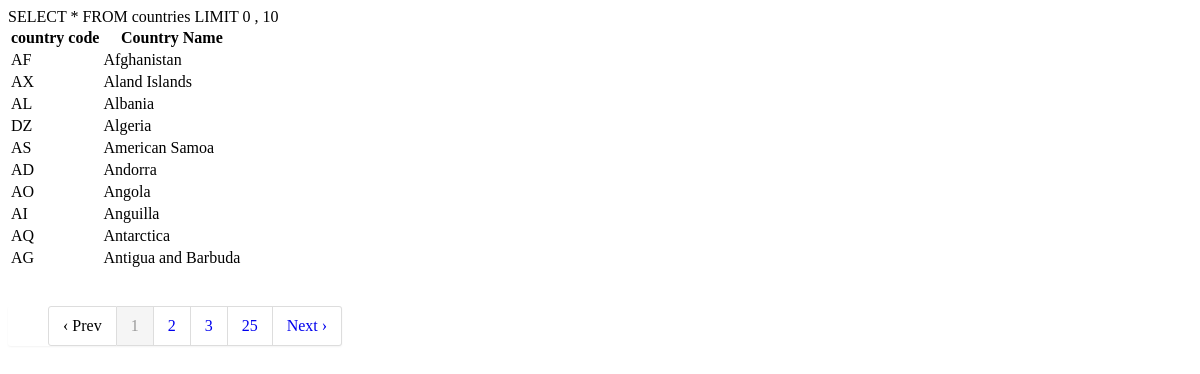
The app's page /page.php with its own data.
### tables this page shows
CREATE TABLE `countries` (
  `ccode` varchar(2) NOT NULL DEFAULT '',
  `country` varchar(200) NOT NULL DEFAULT ''
);

### mysystem/models/MY_Mpage.php (called while the page is built, shortened)
<?php
class MY_Mpage extends base_model{
    public function countCountries(){
        $sql="SELECT count(*) FROM countries";
        $sth=$this->query($sql);
        return $sth->fetchColumn();
    }
    public function allCountries($start,$per_page){
        $sql="SELECT * FROM countries LIMIT $start , $per_page";
        $sth=$this->query($sql);
        $sth->setFetchMode(PDO::FETCH_OBJ);
        return $sth->fetchAll();
    }
}
?>

### page.php (the view, shortened to what this page needs)
<!DOCTYPE html>
<html>
<head>
</head>
<body>
<?php
    $page = isset($_GET['page']) ? $_GET['page'] : 0;
    $per_page = 10;
    $reload = basename($_SERVER['PHP_SELF'],".php");
	$pageHandle=new MY_Mpage();
    $total_results=$pageHandle->countCountries();
    $paginateHandle=new CP_Lpagination();
    list($show_page,$tpages,$total_pages,$start,$end)= $paginateHandle->paginate_data($page,$total_results, $per_page);
    echo "<table class='table table-bordered'>";
	echo "<thead><tr><th>country code</th> <th>Country Name</th></tr></thead>";
	$allCountries=$pageHandle->allCountries($start,$per_page);
	foreach ($allCountries as $val) {
            echo '<tr>';
            echo '<td>' .$val->ccode. '</td>';
            echo '<td>' .$val->country. '</td>';
            echo "</tr>";
        }
    echo "</table>";
    if ($total_pages > 1) {
        $pagemenu=$paginateHandle->paginate($reload, $show_page, $total_pages,$get = false);
        echo $pagemenu;
    }
?>
</body>
</html>

### system/CP_Libraries/CP_Lpagination.php (shortened to what this page needs)
<?php
    class CP_Lpagination {
        public function paginate_data($page,$total_results, $per_page) {
            if ($page) {
                $show_page = $page;
            }else{
                $show_page=1;
            }
            $total_pages = ceil($total_results / $per_page);
            if ($show_page > 0 && $show_page <= $total_pages) {
                $start = ($show_page - 1) * $per_page;
                $end = $start + $per_page;
            } else {
                $start = 0;
                $end = $per_page;
            }
            $tpages=$total_pages;
            return array($show_page,$tpages,$total_pages,$start,$end);
        }
        public function paginate($reload, $page, $tpages, $get = false) {
            $delimiter = $get ? '&' : '?';
            $adjacents = 2;
            $prevlabel = "&lsaquo; Prev";
            $nextlabel = "Next &rsaquo;";
            $out ="<style type='text/css'>
            .pagination {
                height: 40px;
                margin: 20px 0
            }
            .pagination ul {
                display: inline-block;
                *display: inline;
                margin-bottom: 0;
                margin-left: 0;
                -webkit-border-radius: 3px;
                -moz-border-radius: 3px;
                border-radius: 3px;
                *zoom: 1;
                -webkit-box-shadow: 0 1px 2px rgba(0, 0, 0, 0.05);
                -moz-box-shadow: 0 1px 2px rgba(0, 0, 0, 0.05);
                box-shadow: 0 1px 2px rgba(0, 0, 0, 0.05)
            }
            .pagination li {
                display: inline
            }
            .pagination a,
            .pagination span {
                float: left;
                padding: 0 14px;
                line-height: 38px;
                text-decoration: none;
                background-color: #fff;
                border: 1px solid #ddd;
                border-left-width: 0
            }
            .pagination a:hover,
            .pagination .active a,
            .pagination .active span {
                background-color: #f5f5f5
            }
            .pagination .active a,
            .pagination .active span {
                color: #999;
                cursor: default
            }
            .pagination .disabled span,
            .pagination .disabled a,
            .pagination .disabled a:hover {
                color: #999;
                cursor: default;
                background-color: transparent
            }
            .pagination li:first-child a,
            .pagination li:first-child span {
                border-left-width: 1px;
                -webkit-border-radius: 3px 0 0 3px;
                -moz-border-radius: 3px 0 0 3px;
                border-radius: 3px 0 0 3px
            }
            .pagination li:last-child a,
            .pagination li:last-child span {
                -webkit-border-radius: 0 3px 3px 0;
                -moz-border-radius: 0 3px 3px 0;
                border-radius: 0 3px 3px 0
            }
            .pagination-centered {
                text-align: center
            }
            .pagination-right {
                text-align: right
            }
            </style>";
               $out.=  '<div class="pagination"><ul>';
            if ($page == 1) {
                $out.= "<li><span>" . $prevlabel . "</span><li>\n";
            } elseif ($page == 2) {
                $out.= "<li><a  href=\"" . $reload . "\">" . $prevlabel . "</a>\n</li>";
            } elseif ($page == 3) {
                $out.= "<li><a  href=\"" . $reload . $delimiter."page=" . ($page - 1) . "\">" . $prevlabel . "</a>\n</li>";
            }else {
                $out.= "<li><a  href=\"" . $reload . $delimiter."page=" . ($page - 1) . "\">" . $prevlabel . "</a>\n</li>";
                $out.= "<li><a  href=\"" . $reload . $delimiter."page=1\">1</a>\n</li>";
            }
            $pmin = ($page > $adjacents) ? ($page - $adjacents) : 1;
            $pmax = ($page < ($tpages - $adjacents)) ? ($page + $adjacents) : $tpages;
            for ($i = $pmin; $i <= $pmax; $i++) {
                if ($i == $page) {
                    $out.= "<li  class=\"active\"><a href=''>" . $i . "</a></li>\n";
                } elseif ($i == 1) {
                    $out.= "<li><a  href=\"" . $reload . "\">" . $i . "</a>\n</li>";
                } else {
                    $out.= "<li><a  href=\"" . $reload . $delimiter."page=" . $i . "\">" . $i . "</a>\n</li>";
                }
            }
            if ($page < ($tpages - $adjacents)) {
                $out.= "<li><a href=\"" . $reload . $delimiter."page=" . $tpages . "\">" . $tpages . "</a>\n</li>";
            }
            if ($page < $tpages) {
                $out.= "<li><a  href=\"" . $reload . $delimiter."page=" . ($page + 1) . "\">" . $nextlabel . "</a>\n</li>";
            } else {
                $out.= "<li><span>" . $nextlabel . "</span></li>\n";
            }
            $out.= "</ul></div>";
            return $out;
        }
    }

### system/CP_Libraries/CP_Lpagination.php (style rules this page uses)
.pagination { height: 40px; margin: 20px 0 }
.pagination ul { display: inline-block; *display: inline; margin-bottom: 0; margin-left: 0; -webkit-border-radius: 3px; -moz-border-radius: 3px; border-radius: 3px; *zoom: 1; -webkit-box-shadow: 0 1px 2px rgba(0, 0, 0, 0.05); -moz-box-shadow: 0 1px 2px rgba(0, 0, 0, 0.05); box-shadow: 0 1px 2px rgba(0, 0, 0, 0.05) }
.pagination li { display: inline }
.pagination a, .pagination span { float: left; padding: 0 14px; line-height: 38px; text-decoration: none; background-color: #fff; border: 1px solid #ddd; border-left-width: 0 }
.pagination a:hover, .pagination .active a, .pagination .active span { background-color: #f5f5f5 }
.pagination .active a, .pagination .active span { color: #999; cursor: default }
.pagination li:first-child a, .pagination li:first-child span { border-left-width: 1px; -webkit-border-radius: 3px 0 0 3px; -moz-border-radius: 3px 0 0 3px; border-radius: 3px 0 0 3px }
.pagination li:last-child a, .pagination li:last-child span { -webkit-border-radius: 0 3px 3px 0; -moz-border-radius: 0 3px 3px 0; border-radius: 0 3px 3px 0 }

### records on screen
countries: ccode "AF", country "Afghanistan"
countries: ccode "AX", country "Aland Islands"
countries: ccode "AL", country "Albania"
countries: ccode "DZ", country "Algeria"
countries: ccode "AS", country "American Samoa"
countries: ccode "AD", country "Andorra"
countries: ccode "AO", country "Angola"
countries: ccode "AI", country "Anguilla"
countries: ccode "AQ", country "Antarctica"
countries: ccode "AG", country "Antigua and Barbuda"

### other values on screen
$prevlabel "‹ Prev"
$tpages "25"
$nextlabel "Next ›"
